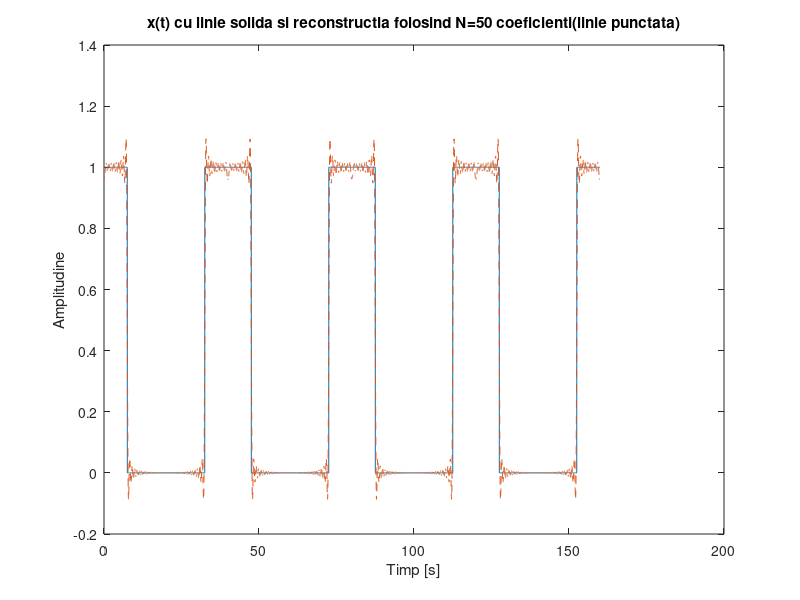
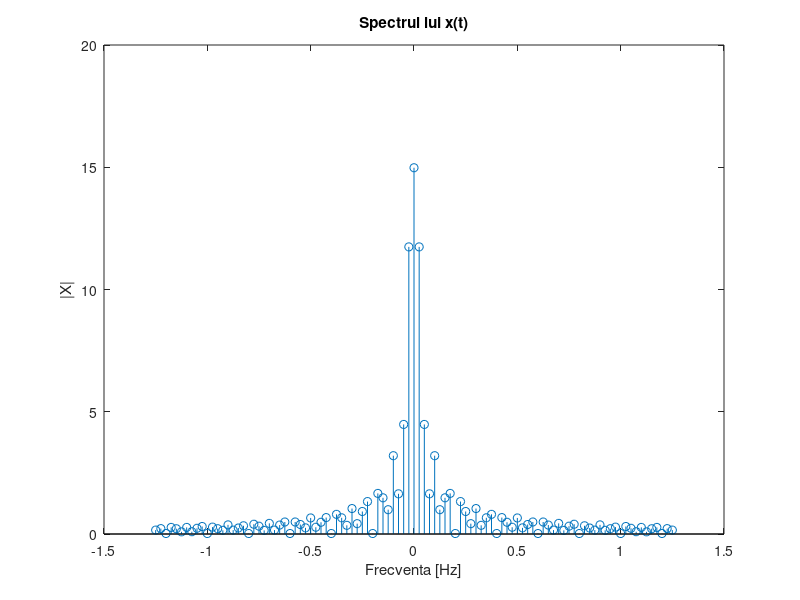

Reproduce these figures in MATLAB, in order.
N = 50; % numarul de coeficienti
D = 15; % durata
P = 40; % perioada
F=1/P; % frecventa 
w0=2*pi/P; % pulsatia
t=0:0.02:P-0.02; % timpul pe care calculam integrala (o perioada); 
                 % rezolutia temporala trebuie sa fie de 2 ori mai mica decat perioada semnalului (teorema esantionarii);
%% semnalul dreptungiular
x = zeros(1,size(t,2)); % initializarea lui x cu zerouri
x(t<=D/2) =1; % de la 0 la D/2 x are valoarea 1
x(t>P-D/2) =1; % de la D/2 la P x are valoarea 1
t_4perioade = 0:0.02:4*P-0.02; % vectorul timp pentru reprezentarea pe 4 perioade
x_4perioade = repmat(x,1,4); % vectorul x pentru reprezentarea pe 4 perioade
   
% integrala numerica prin functia trapz
for k = -N:N
    x_temp = x;
    x_temp = x_temp.*exp(-1i*k*w0*t); % vectorul inmultit cu termenul corespunzator
    X(k+51) = trapz(t,x_temp); % trapz calculeaza integrala prin metoda trapezului 
    %(imparte suprafata in forme trapezoidale pentru a calcula mai usor aria)
end

x_refacut(1:length(t)) = 0; % initializarea semnalului reconstruit cu N puncte

%reconstructia lui x(t) folosind N coeficienti
for index = 1:length(t);
for k = -N:N
x_refacut(index) = x_refacut(index) + (1/P)*X(k+N+1)*exp(1i*k*w0*t(index));
end
end

figure(1);
plot(t_4perioade,x_4perioade); % afisarea lui x(t)
title('x(t) cu linie solida si reconstructia folosind N=50 coeficienti(linie punctata)');
hold on
x_refacut_4perioade = repmat(x_refacut,1,4); % generarea lui x reconstruit pentru 4 perioade
plot(t_4perioade,x_refacut_4perioade,'--'); % afisarea lui x reconstruit pentru 4 perioade
xlabel('Timp [s]');
ylabel('Amplitudine');

f = -N*F:F:N*F; % generarea vectorului de frecvente
figure(2);
stem(f,abs(X)); % afisarea lui X
title('Spectrul lui x(t)');
xlabel('Frecventa [Hz]');
ylabel('|X|');

%%
% Teoria seriilor Fourier (trigonometrica, armonica si complexa) ne spune
% ca orice semnal periodic poate fi aproximat printr-o suma infinita de sinusi si
% cosinusi de diferite frecvente fiecare ponderat cu un anumit coeficient. Acesti coeficienti
% reprezinta practic spectrul (amplitudinea pentru anumite frecvente).
